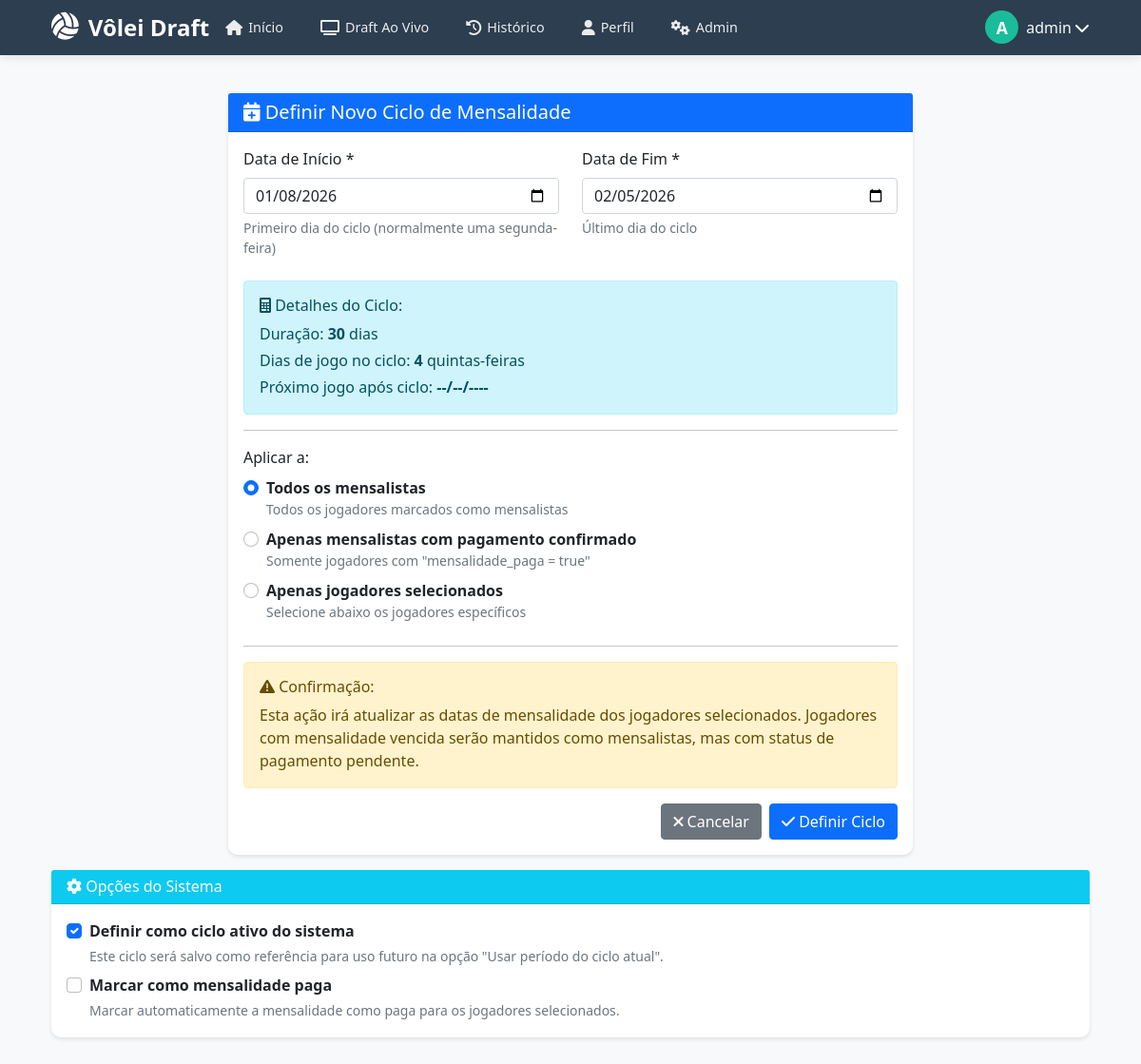
Page /admin/mensalidade/definir_ciclo (signed in) on the committed database.
### app.py (models this page shows, shortened)
class User(UserMixin, db.Model):
    id = db.Column(db.Integer, primary_key=True)
    username = db.Column(db.String(80), unique=True, nullable=False)
    password = db.Column(db.String(200), nullable=False)
    email = db.Column(db.String(120), unique=True, nullable=True)
    role = db.Column(db.String(20), nullable=False, default='jogador')
    jogador_id = db.Column(db.Integer, db.ForeignKey('jogador.id'))
    created_at = db.Column(db.DateTime, default=datetime.utcnow)
    last_login = db.Column(db.DateTime)
    foto_perfil = db.Column(db.String(200))
    jogador = db.relationship('Jogador', back_populates='user', uselist=False)

class CicloMensalidade(db.Model):
    __table_args__ = {'extend_existing': True}
    id = db.Column(db.Integer, primary_key=True)
    data_inicio = db.Column(db.Date, nullable=False)
    data_fim = db.Column(db.Date, nullable=False)
    ativo = db.Column(db.Boolean, default=True)
    descricao = db.Column(db.String(200))
    created_at = db.Column(db.DateTime, default=datetime.utcnow)
    updated_at = db.Column(db.DateTime, default=datetime.utcnow, onupdate=datetime.utcnow)

### app.py (the view, shortened to what this page needs)
@app.route('/admin/mensalidade/definir_ciclo', methods=['GET', 'POST'])
@admin_required
def definir_ciclo_mensalidade():
    hoje = date.today()
    ciclo_atual_inicio, ciclo_atual_fim = obter_ciclo_das_configuracoes()
    if ciclo_atual_inicio and ciclo_atual_fim:
        data_inicio_sugerida = ciclo_atual_inicio
        data_fim_sugerida = ciclo_atual_fim
    mensalistas = Jogador.query.filter_by(mensalista=True, ativo=True).order_by(Jogador.nome).all()
    return render_template('admin/definir_ciclo.html',
                         data_inicio_sugerida=data_inicio_sugerida,
                         data_fim_sugerida=data_fim_sugerida,
                         mensalistas=mensalistas,
                         ciclo_atual_inicio=ciclo_atual_inicio,
                         ciclo_atual_fim=ciclo_atual_fim)

### app.py (called while the page is built, shortened)
def admin_required(f):
    @wraps(f)
    def decorated_function(*args, **kwargs):
        if not current_user.is_authenticated or current_user.role != 'admin':
            flash('Acesso restrito a administradores!', 'danger')
            return redirect(url_for('login'))
        return f(*args, **kwargs)
    return decorated_function

@login_manager.user_loader
def load_user(user_id):
    return User.query.get(int(user_id))

@app.before_request
def check_profile_completion():
    if current_user.is_authenticated:
        exempt_routes = ['completar_perfil', 'logout', 'static', 'login']
        if request.endpoint in exempt_routes:
            return
        if current_user.role == 'admin':
            return
        if not current_user.jogador_id:
            if request.endpoint != 'completar_perfil':
                flash('Complete seu perfil de jogador para continuar.', 'info')
                return redirect(url_for('completar_perfil'))

@app.before_request
def verificar_permissao_capitao():
    if current_user.is_authenticated and current_user.jogador:
        if current_user.role == 'capitao' and not current_user.jogador.capitao:
            current_user.role = 'jogador'
            db.session.commit()
            print(f"⚠️ Corrigido: {current_user.username} não é mais capitão")
        elif current_user.jogador.capitao and current_user.role != 'capitao':
            current_user.role = 'capitao'
            db.session.commit()
            print(f"⚠️ Corrigido: {current_user.username} agora é capitão")

def format_date_func(value, format='%d/%m/%Y'):
    if value:
        if isinstance(value, datetime):
            return value.strftime(format)
        elif isinstance(value, date):
            return value.strftime(format)
    return ''

@app.template_filter('format_date')
def format_date_filter(value, format='%d/%m/%Y'):
    return format_date_func(value, format)

def obter_ciclo_das_configuracoes():
    ciclo_ativa = CicloMensalidade.query.filter_by(ativo=True).order_by(CicloMensalidade.updated_at.desc()).first()
    if ciclo_ativa:
        print(f"Ciclo encontrado na tabela: {ciclo_ativa.data_inicio} a {ciclo_ativa.data_fim}")
        return ciclo_ativa.data_inicio, ciclo_ativa.data_fim

### templates/admin/definir_ciclo.html (shortened to what this page needs)
{% extends "admin/base.html" %}
{% block admin_content %}
<div class="row justify-content-center">
    <div class="col-md-8">
        <div class="card">
            <div class="card-header bg-primary text-white">
                <h5 class="mb-0">
                    <i class="fas fa-calendar-plus"></i> Definir Novo Ciclo de Mensalidade
                </h5>
            </div>
            <div class="card-body">
                <form method="POST" action="{{ url_for('definir_ciclo_mensalidade') }}" id="cicloForm">
                    <div class="row mb-4">
                        <div class="col-md-6">
                            <label for="data_inicio" class="form-label">Data de Início *</label>
                            <input type="date" class="form-control" id="data_inicio" name="data_inicio"
                                   value="{{ data_inicio_sugerida.strftime('%Y-%m-%d') }}" required>
                            <div class="form-text">
                                Primeiro dia do ciclo (normalmente uma segunda-feira)
                            </div>
                        </div>
                        <div class="col-md-6">
                            <label for="data_fim" class="form-label">Data de Fim *</label>
                            <input type="date" class="form-control" id="data_fim" name="data_fim"
                                   value="{{ data_fim_sugerida.strftime('%Y-%m-%d') }}" required>
                            <div class="form-text">
                                Último dia do ciclo
                            </div>
                        </div>
                    </div>
                    <div class="alert alert-info">
                        <h6><i class="fas fa-calculator"></i> Detalhes do Ciclo:</h6>
                        <p class="mb-1">Duração: <strong id="duracaoCiclo">30</strong> dias</p>
                        <p class="mb-1">Dias de jogo no ciclo: <strong id="diasJogo">4</strong> quintas-feiras</p>
                        <p class="mb-0">Próximo jogo após ciclo: <strong id="proximoJogo">--/--/----</strong></p>
                    </div>
                    <hr>
                    <div class="mb-4">
                        <label class="form-label">Aplicar a:</label>
                        <div class="form-check">
                            <input class="form-check-input" type="radio" name="acao" id="acaoTodos" value="todos" checked>
                            <label class="form-check-label" for="acaoTodos">
                                <strong>Todos os mensalistas</strong>
                                <small class="d-block text-muted">Todos os jogadores marcados como mensalistas</small>
                            </label>
                        </div>
                        <div class="form-check mt-2">
                            <input class="form-check-input" type="radio" name="acao" id="acaoPagos" value="apenas_pagos">
                            <label class="form-check-label" for="acaoPagos">
                                <strong>Apenas mensalistas com pagamento confirmado</strong>
                                <small class="d-block text-muted">Somente jogadores com "mensalidade_paga = true"</small>
                            </label>
                        </div>
                        <div class="form-check mt-2">
                            <input class="form-check-input" type="radio" name="acao" id="acaoSelecionados" value="apenas_selecionados">
                            <label class="form-check-label" for="acaoSelecionados">
                                <strong>Apenas jogadores selecionados</strong>
                                <small class="d-block text-muted">Selecione abaixo os jogadores específicos</small>
                            </label>
                        </div>
                    </div>
                    <hr>
                    <div class="alert alert-warning">
                        <h6><i class="fas fa-exclamation-triangle"></i> Confirmação:</h6>
                        <p class="mb-0">
                            Esta ação irá atualizar as datas de mensalidade dos jogadores selecionados.
                            Jogadores com mensalidade vencida serão mantidos como mensalistas, mas com status de pagamento pendente.
                        </p>
                    </div>
                    <div class="d-grid gap-2 d-md-flex justify-content-md-end">
                        <a href="{{ url_for('admin_mensalidades') }}" class="btn btn-secondary">
                            <i class="fas fa-times"></i> Cancelar
                        </a>
                        <button type="submit" class="btn btn-primary">
                            <i class="fas fa-check"></i> Definir Ciclo
                        </button>
                    </div>
                </form>
            </div>
        </div>
    </div>
</div>
<div class="row mt-3">
    <div class="col-12">
        <div class="card">
            <div class="card-header bg-info text-white">
                <h6 class="mb-0"><i class="fas fa-cog"></i> Opções do Sistema</h6>
            </div>
            <div class="card-body">
                <div class="form-check">
                    <input class="form-check-input" type="checkbox" id="definir_como_ciclo_ativo" name="definir_como_ciclo_ativo" checked>
                    <label class="form-check-label" for="definir_como_ciclo_ativo">
                        <strong>Definir como ciclo ativo do sistema</strong>
                    </label>
                    <div class="form-text">
                        Este ciclo será salvo como referência para uso futuro na opção "Usar período do ciclo atual".
                    </div>
                </div>
                <div class="form-check mt-2">
                    <input class="form-check-input" type="checkbox" id="marcar_como_pago" name="marcar_como_pago">
                    <label class="form-check-label" for="marcar_como_pago">
                        <strong>Marcar como mensalidade paga</strong>
                    </label>
                    <div class="form-text">
                        Marcar automaticamente a mensalidade como paga para os jogadores selecionados.
                    </div>
                </div>
            </div>
        </div>
    </div>
</div>
{% endblock %}

### templates/base.html (shortened to what this page needs)
<!DOCTYPE html>
<html lang="pt-BR">
<head>
    <link href="https://cdn.jsdelivr.net/npm/bootstrap@5.3.0/dist/css/bootstrap.min.css" rel="stylesheet">
    <link rel="stylesheet" href="https://cdn.jsdelivr.net/npm/bootstrap-icons@1.10.0/font/bootstrap-icons.css">
    <link href="https://cdn.jsdelivr.net/npm/bootstrap@5.1.3/dist/css/bootstrap.min.css" rel="stylesheet">
    <link rel="stylesheet" href="https://cdnjs.cloudflare.com/ajax/libs/font-awesome/6.0.0/css/all.min.css">
    <link rel="stylesheet" href="{{ url_for('static', filename='css/draft.css') }}">
</head>
<body>
    <nav class="nav-optimized">
        <div class="container">
            <div class="main-nav">
                <a class="nav-brand" href="{{ url_for('index') }}">
                    <i class="fas fa-volleyball-ball"></i>
                    <span>Vôlei Draft</span>
                </a>
                <ul class="nav-links">
                    <li class="nav-link-item">
                        <a class="nav-link {% if request.endpoint == 'index' %}active{% endif %}"
                        href="{{ url_for('index') }}">
                            <i class="fas fa-home"></i>
                            <span>Início</span>
                        </a>
                    </li>
                    <li class="nav-link-item">
                        <a class="nav-link {% if request.endpoint == 'draft_publico' %}active{% endif %}"
                        href="{{ url_for('draft_publico') }}">
                            <i class="fas fa-tv"></i>
                            <span>Draft Ao Vivo</span>
                        </a>
                    </li>
                    <li class="nav-link-item">
                        <a class="nav-link {% if request.endpoint == 'ver_times' %}active{% endif %}"
                        href="{{ url_for('ver_times') }}">
                            <i class="fas fa-history"></i>
                            <span>Histórico</span>
                        </a>
                    </li>
                    {% if current_user.is_authenticated %}
                    <li class="nav-link-item">
                        <a class="nav-link {% if request.endpoint == 'perfil' %}active{% endif %}"
                        href="{{ url_for('perfil') }}">
                            <i class="fas fa-user"></i>
                            <span>Perfil</span>
                        </a>
                    </li>
                    {% endif %}
                    {% if current_user.is_authenticated and current_user.role == 'admin' %}
                    <li class="nav-link-item">
                        <a class="nav-link {% if 'admin_' in request.endpoint %}active{% endif %}"
                        href="{{ url_for('admin_dashboard') }}">
                            <i class="fas fa-cogs"></i>
                            <span>Admin</span>
                        </a>
                    </li>
                    {% endif %}
                </ul>
                <div class="user-menu">
                    {% if current_user.is_authenticated %}
                    <div class="dropdown">
                        <button class="btn btn-link text-light p-0 d-flex align-items-center"
                                type="button"
                                id="userDropdown"
                                data-bs-toggle="dropdown"
                                aria-expanded="false"
                                style="text-decoration: none;">
                            {% if current_user.jogador and current_user.jogador.foto_perfil %}
                            <div class="me-2" title="{{ current_user.username }}">
                                <img src="{{ current_user.jogador.foto_perfil }}"
                                    alt="{{ current_user.username }}"
                                    style="width: 35px; height: 35px; border-radius: 50%; object-fit: cover; border: 2px solid rgba(255,255,255,0.3);">
                            </div>
                            {% else %}
                            <div class="user-avatar me-2" title="{{ current_user.username }}">
                                {{ current_user.username[0]|upper }}
                            </div>
                            {% endif %}
                            <span class="d-none d-md-inline me-1">{{ current_user.username }}</span>
                            <i class="fas fa-chevron-down"></i>
                        </button>
                    </div>
                    {% endif %}
                </div>
            </div>
        </div>
    </nav>
    <main class="container py-4">
        {% block content %}{% endblock %}
    </main>
</body>
</html>

### rows in the picture
User: username "A", username "admin"
CicloMensalidade: data_inicio "01/08/2026", data_fim "02/05/2026"
